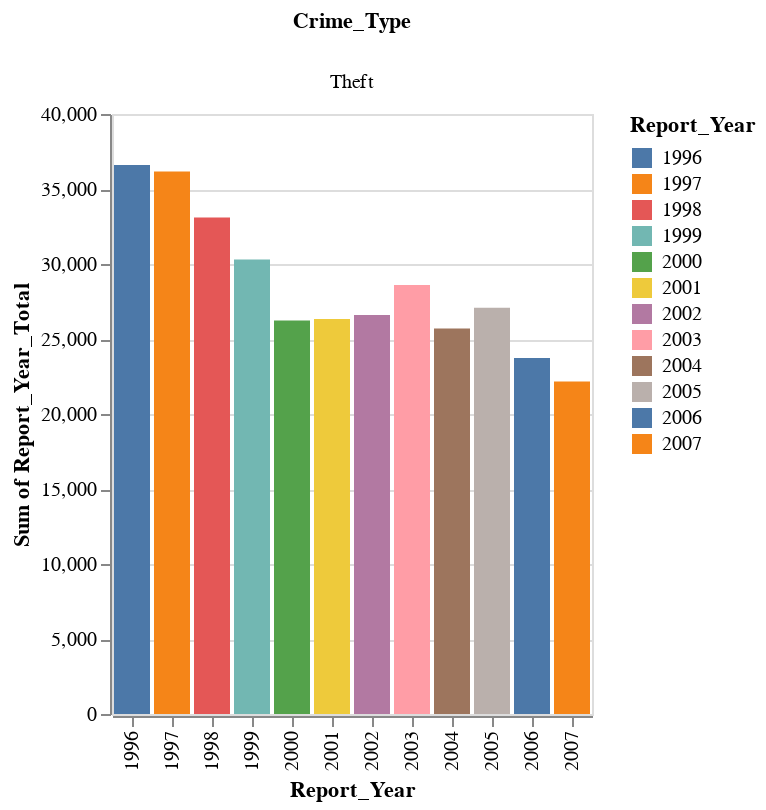

The notebook cell saved with this chart:
### Markdown cell above
**Theft**

### Code cell
theft = df[df['Crime_Type'] == 'Theft']
alt.Chart(theft).mark_bar().encode(
    x='Report_Year:O',
    y='sum(Report_Year_Total):Q',
    color='Report_Year:N',
    column='Crime_Type:N'
)

### Figure 1 — Vega-Lite specification as saved in the notebook (floating-point values rounded to 4 significant figures; data arrays with more than 128 entries replaced by an {"elided": "..."} marker saying what was removed)
{"config": {"view": {"continuousWidth": 400, "continuousHeight": 300}}, "data": {"name": "data-8a63620adef9362bea6099b69cb764fe"}, "mark": "bar", "encoding": {"color": {"type": "nominal", "field": "Report_Year"}, "column": {"type": "nominal", "field": "Crime_Type"}, "x": {"type": "ordinal", "field": "Report_Year"}, "y": {"type": "quantitative", "aggregate": "sum", "field": "Report_Year_Total"}}, "$schema": "https://vega.github.io/schema/vega-lite/v4.8.1.json", "datasets": {"data-8a63620adef9362bea6099b69cb764fe": {"elided": "1476 records"}}}
